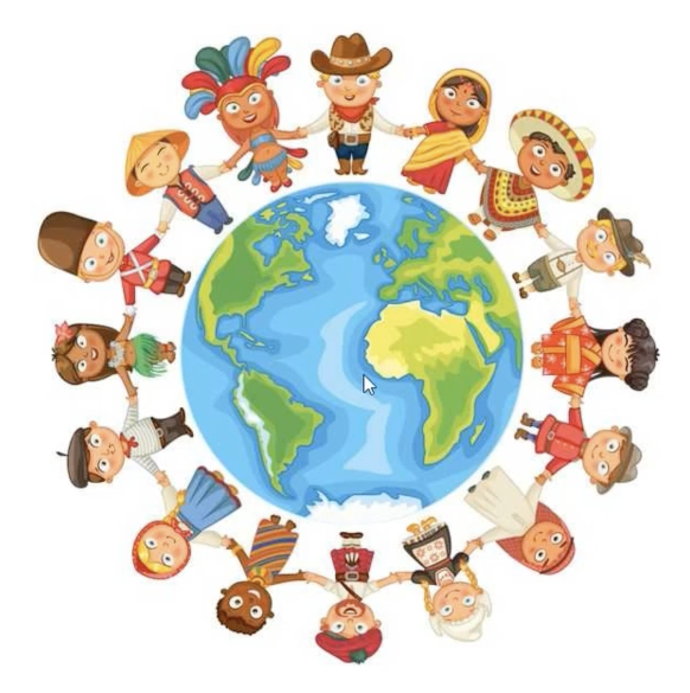
#> input picture 1.pratik/images/cocuk.png, 1380 x 1386 px (shown at 1/2 size)
$ python belliBolgedeAlanAlma.py
#> lines starting #> are read from the running program, lines starting #| are printed output that depends on the picture; after the words box and inside, x2 and y2 are one past the last pixel; in counts of white or black regions, pixels touching at a corner belong together
import cv2
import numpy as np

resim = cv2.imread("images/cocuk.png")
#> resim is the input picture: shape (1386, 1380, 3); mean B, G, R 207.1, 216.3, 216.7

print(resim.shape)
#| (1386, 1380, 3)
cv2.rectangle(resim,(600,250),(800,30),[255,0,245],12)
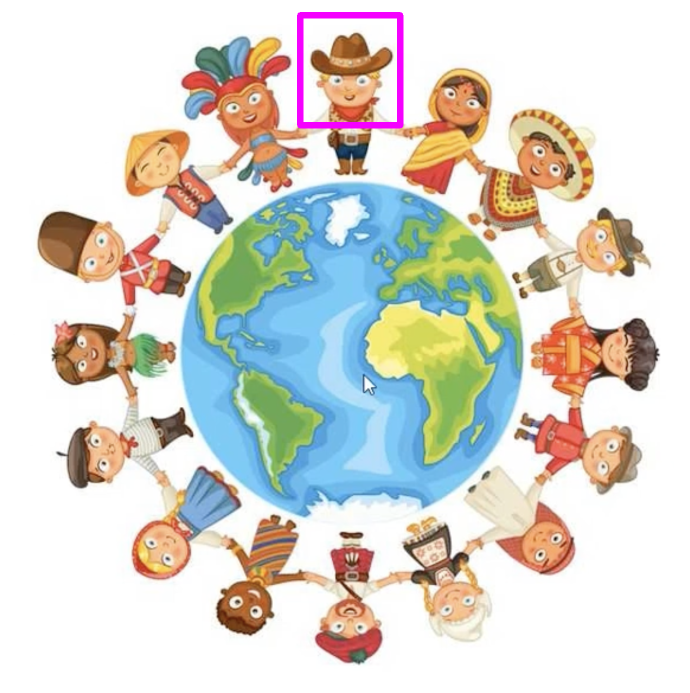
#> resim: shape (1386, 1380, 3) (shown at 1/2 size); 0.57% of pixels changed, all inside (x1, y1, x2, y2) = (594, 24, 807, 257)


cv2.imshow("resim",resim)

cv2.waitKey(0)
cv2.destroyAllWindows()

$ run again, with 1.pratik/images/Cem_Yilmaz.png copied over 1.pratik/images/cocuk.png
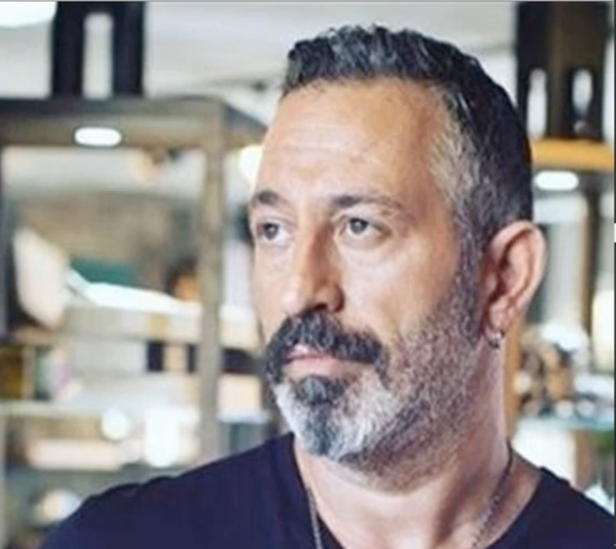
#> input picture 1.pratik/images/Cem_Yilmaz.png, 1232 x 1098 px (shown at 1/2 size)
#> resim is the input picture: shape (1098, 1232, 3); mean B, G, R 138.9, 140.9, 148.2
#| (1098, 1232, 3)
#> `cv2.rectangle(resim,(600,250),(800,30),[255,0,245],12)`:
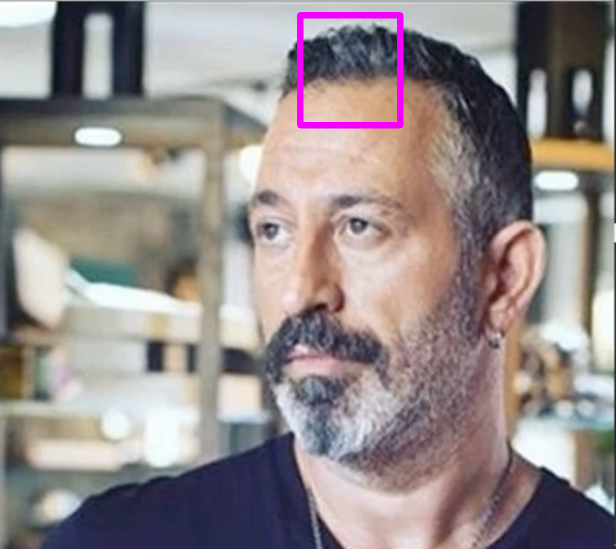
#> resim: shape (1098, 1232, 3) (shown at 1/2 size); 0.8% of pixels changed, all inside (x1, y1, x2, y2) = (594, 24, 807, 257)
